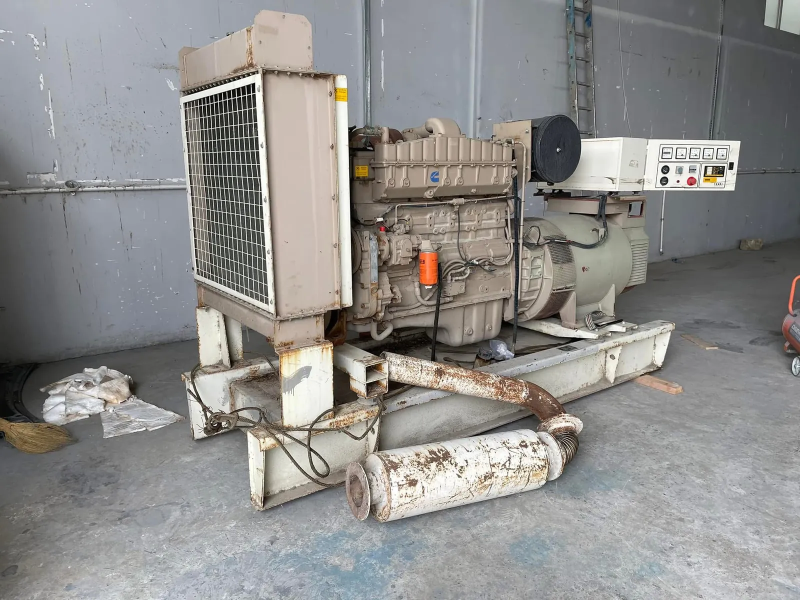
#> input picture assets/img/gallery/aksa-ac400-generator/01.webp, 1600 x 1200 px, given in place of logo.png, which was not available (shown at 1/2 size)
$ python watermark.py ../assets/img/gallery/aksa-ac400-generator/01.webp
#> lines starting #> are read from the running program, lines starting #| are printed output that depends on the picture; pictures that were not available may be replaced by others from this repository, and a replacement may not be noted
#> in main, logo is the input picture: PIL image 1600x1200 RGB; mean R, G, B 142.6, 141.5, 139.8
#!/usr/bin/env python3
"""Burn the HeatTech logo into the gallery photos.

The viewer used to draw the logo over the photo in CSS, which anyone could
strip by saving the image. This writes it into the pixels instead, so a copied
photo keeps the mark. Only the 1600px viewer files are stamped — the 640px
thumbnails are too small to be worth stealing, and the logo would crowd them.

    python3 tools/watermark.py            # stamp every unstamped photo
    python3 tools/watermark.py --self-test

Files already done are listed in assets/img/gallery/.watermarked, so running
it again after importing a new album only touches the new photos.

Only Pillow is needed: python3 -m pip install pillow
"""

import pathlib
import sys

from PIL import Image, ImageFilter

ROOT = pathlib.Path(__file__).resolve().parent.parent
GALLERY = ROOT / "assets/img/gallery"
LOGO = ROOT / "assets/img/logo.png"
LEDGER = GALLERY / ".watermarked"

WIDTH = 0.16      # logo width, as a share of the photo width
MARGIN = 0.03     # gap to the top and right edges, same share
OPACITY = 0.85


def stamp(im, logo=None):
    """Composite the logo onto the top-right corner of an RGB photo."""
    logo = (logo or Image.open(LOGO)).convert("RGBA")
#> logo: PIL image 1600x1200 RGBA
    w = max(1, round(im.width * WIDTH))
#> w = 256
    logo = logo.resize((w, max(1, round(w * logo.height / logo.width))), Image.LANCZOS)
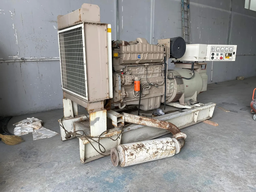
#> logo: PIL image 256x192 RGBA; mean R, G, B, A 142.6, 141.5, 139.8, 255
    logo.putalpha(logo.getchannel("A").point(lambda a: round(a * OPACITY)))
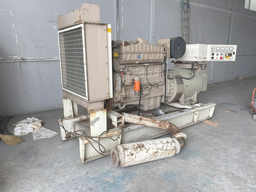
#> logo: PIL image 256x192 RGBA; mean R, G, B, A 142.6, 141.5, 139.8, 217; transparent parts drawn white

    # a soft dark halo, or the dark half of the logo disappears on dark photos
    halo = Image.new("RGBA", logo.size, (0, 0, 0, 0))
#> halo: PIL image 256x192 RGBA; every value is 0
    halo.putalpha(logo.getchannel("A").filter(ImageFilter.GaussianBlur(w * 0.02)))

    gap = round(im.width * MARGIN)
#> gap = 48
    at = (im.width - logo.width - gap, gap)
#> at = (1296, 48)
    out = im.convert("RGBA")
    out.alpha_composite(halo, at)
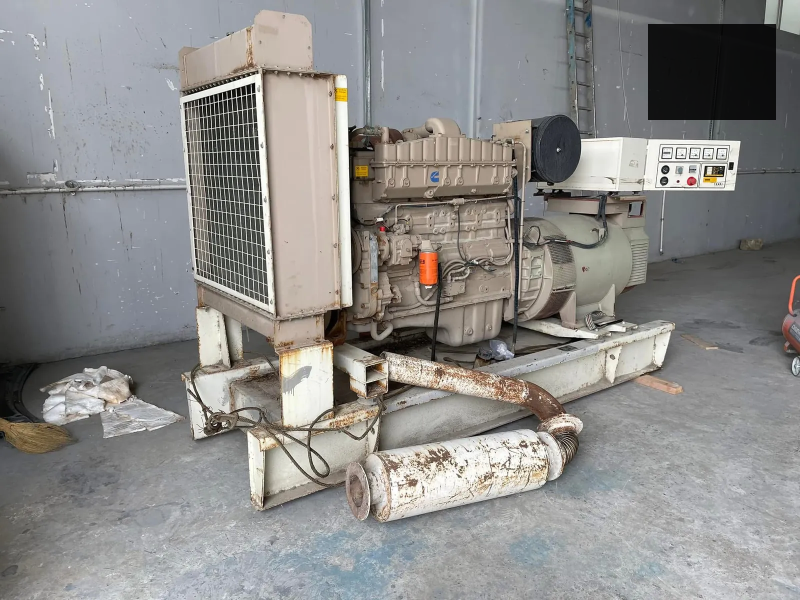
#> out: PIL image 1600x1200 RGBA (shown at 1/2 size); mean R, G, B, A 140.6, 139.5, 137.7, 255
    out.alpha_composite(logo, at)
    return out.convert("RGB")


def done():
    return set(LEDGER.read_text().split()) if LEDGER.exists() else set()


def record(path):
    """Note a photo as stamped, so a later run does not stamp it twice."""
    with LEDGER.open("a") as fh:
        fh.write(str(pathlib.Path(path).resolve().relative_to(GALLERY)) + "\n")


def main():
    already = done()
    logo = Image.open(LOGO)
    photos = sorted(p for p in GALLERY.glob("*/*.webp") if p.parent.name != "thumb")
    fresh = [p for p in photos if str(p.relative_to(GALLERY)) not in already]
    if not fresh:
        print("all %d photos already stamped" % len(photos))
        return

    for photo in fresh:
        with Image.open(photo) as im:
            stamp(im.convert("RGB"), logo).save(photo, "WEBP", quality=80, method=6)
        already.add(str(photo.relative_to(GALLERY)))
#> pass 2 of the loop in main, `for photo in fresh:`:
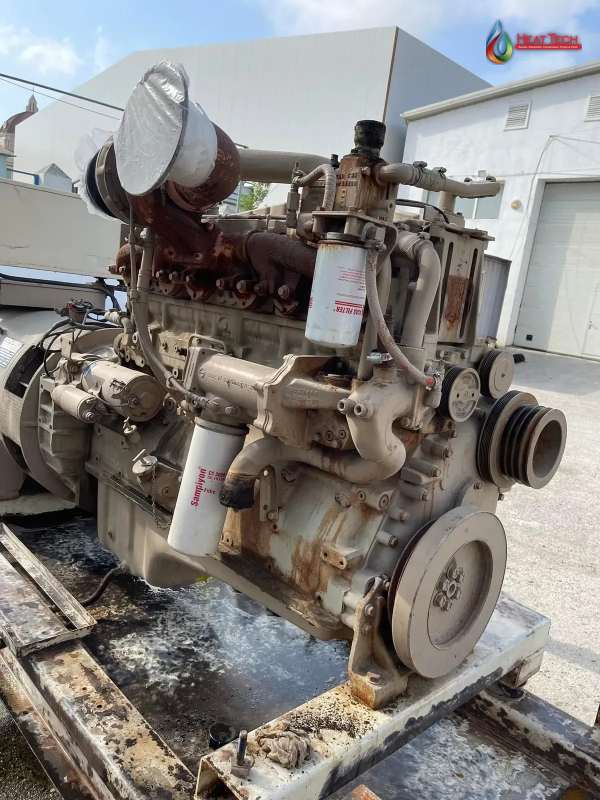
#> input picture assets/img/gallery/aksa-ac400-generator/02.webp, 1200 x 1600 px (shown at 1/2 size)
#> in main, im is the input picture: PIL image 1200x1600 RGB; mean R, G, B 132.6, 129.6, 126.9
#> in stamp (call 2), `logo = logo.resize((w, max(1, round(w * logo.height / logo.width))), I..`:
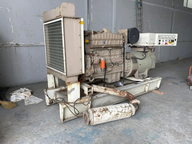
#> logo: PIL image 192x144 RGBA; mean R, G, B, A 142.6, 141.5, 139.8, 255
#> in stamp (call 2), `logo.putalpha(logo.getchannel("A").point(lambda a: round(a * OPACITY)))`:
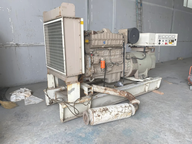
#> logo: PIL image 192x144 RGBA; mean R, G, B, A 142.6, 141.5, 139.8, 217; transparent parts drawn white

    LEDGER.write_text("\n".join(sorted(already)) + "\n")
    print("stamped %d photos (%d already had the logo)" % (len(fresh), len(photos) - len(fresh)))


def self_test():
    shot = Image.new("RGB", (800, 600), (20, 20, 20))
    out = stamp(shot)
    assert out.size == shot.size
    gap = round(800 * MARGIN)
    corner = out.crop((800 - round(800 * WIDTH) - gap, gap, 800 - gap, gap + 60))
    assert corner.getextrema() != ((20, 20), (20, 20), (20, 20)), "logo not drawn"
    assert out.crop((0, 300, 400, 600)).getextrema() == ((20, 20), (20, 20), (20, 20)), "spilled"
    print("ok")


if __name__ == "__main__":
    self_test() if "--self-test" in sys.argv else main()
